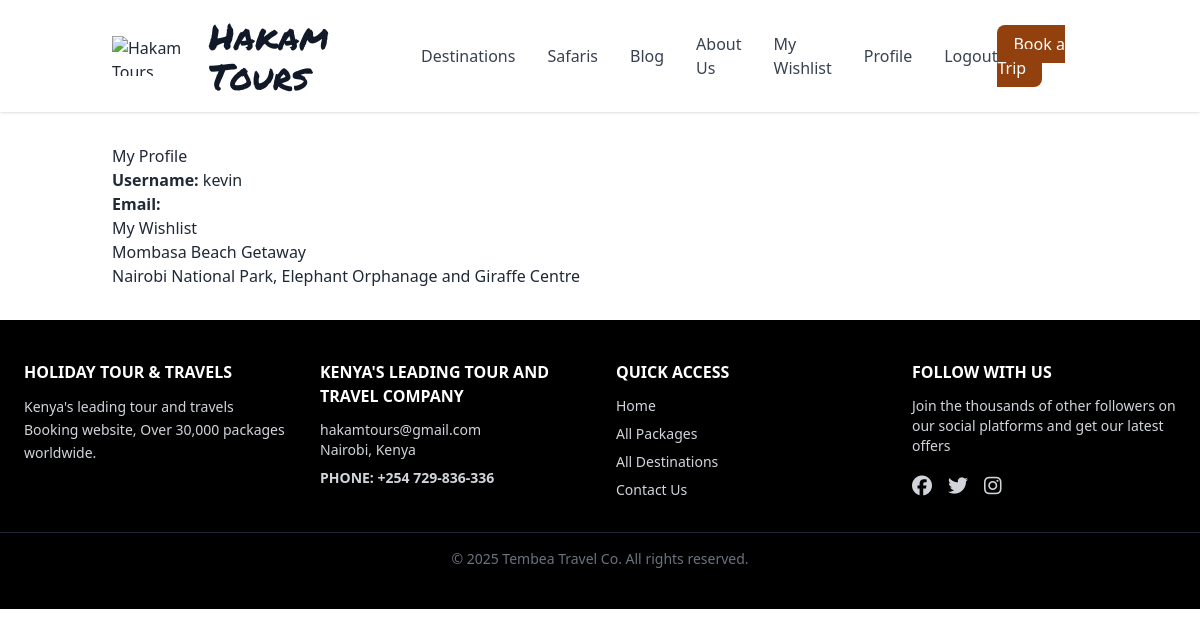
/users/profile/ (signed in), run on an earlier commit of the app's database.
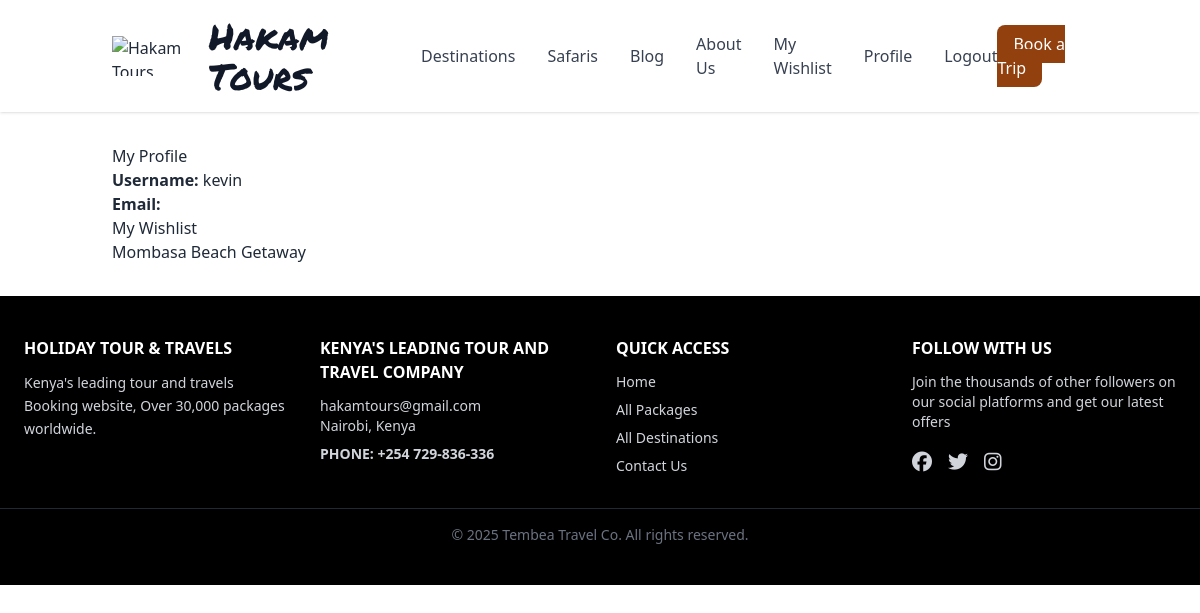
And on a later commit of the database.
### trips/models.py (models this page shows, shortened)
class Trip(models.Model):
    category = models.ForeignKey(Category, on_delete=models.CASCADE, related_name="trips")
    title = models.CharField(max_length=200)
    slug = models.SlugField(unique=True, blank=True)
    description = models.TextField()
    start_date = models.DateField()
    end_date = models.DateField()
    is_current = models.BooleanField(default=True)  # controls current/past display
    cover_image = models.ImageField(upload_to="trips/covers/", blank=True, null=True)
    wishlisted_by = models.ManyToManyField(settings.AUTH_USER_MODEL,related_name="wishlisted_trips",blank=True)
    created_at = models.DateTimeField(auto_now_add=True)
    is_hot = models.BooleanField(default=False, help_text="Mark as hot trip to feature on home page")
    class Meta:
        ordering = ["-start_date"]

### users/views.py (the view)
# urls.py: path("profile/", views.profile, name="profile"),
@login_required
def profile(request):
    wishlist_trips = request.user.wishlisted_trips.all()
    return render(request, "users/profile.html", {
        "wishlist_trips": wishlist_trips,
    })

### templates/users/profile.html (shortened to what this page needs)
{% extends "base.html" %}
{% block content %}
  <h1>My Profile</h1>
  <p><strong>Username:</strong> {{ user.username }}</p>
  <p><strong>Email:</strong> {{ user.email }}</p>
  <h2>My Wishlist</h2>
  {% if wishlist_trips %}
    <ul>
      {% for w in wishlist_trips %}
    <li>
      <a href="{% url 'trips:trip_detail' slug=w.slug %}">
        {{ w.title }}
      </a>
    </li>
{% endfor %}
    </ul>
  {% else %}
    <p>You haven’t added any trips to your wishlist yet.</p>
  {% endif %}
{% endblock %}

What changed in the data, as far as the page shows it:
removed Trip: title "Nairobi National Park, Elephant Orphanage and Giraffe Centre"
